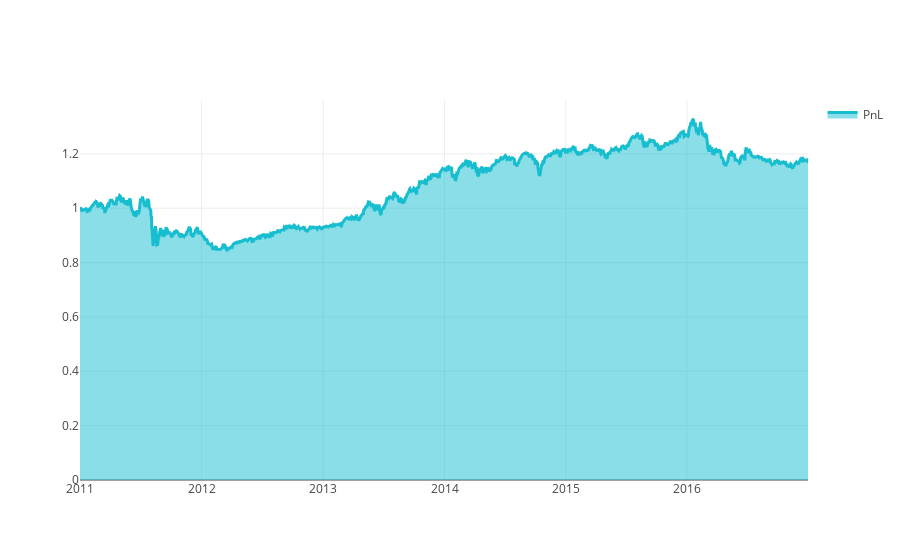

Notebook source saved alongside this figure:
### Markdown cell above
# Построение графиков

### Code cell
performance = stat.to_pandas()['equity']
make_plot_filled(performance.index, performance, name="PnL")

### Figure 1 — Plotly figure (JSON) as saved in the notebook; plotly's stock layout.template omitted (floating-point values rounded to 4 significant figures; data arrays with more than 128 entries replaced by an {"elided": "..."} marker saying what was removed)
{"data": [{"fill": "tonexty", "line": {"color": "#17BECF", "width": 3}, "name": "PnL", "type": "scatter", "uid": "f534eac5-8070-4ad8-97c7-fc6c2f43af8d", "x": {"elided": "1511 str values"}, "y": {"elided": "1511 float values"}}], "layout": {"showlegend": true}}
